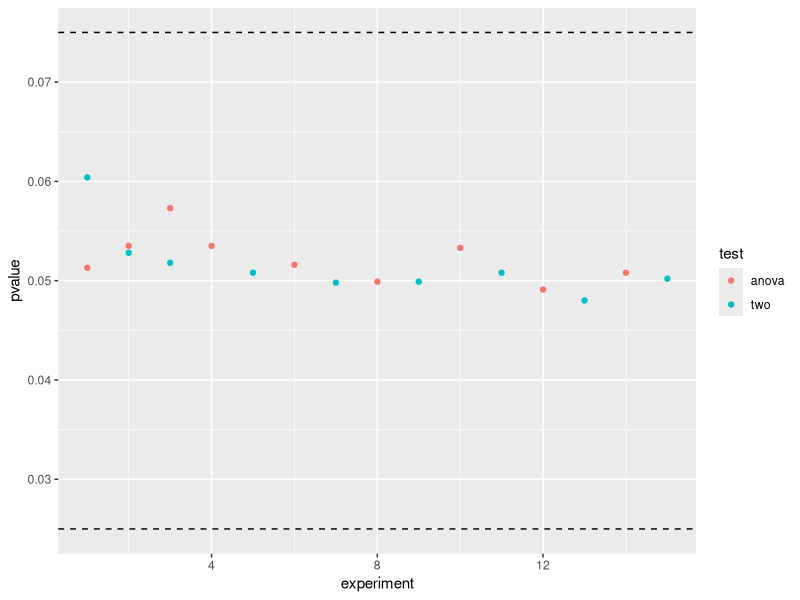
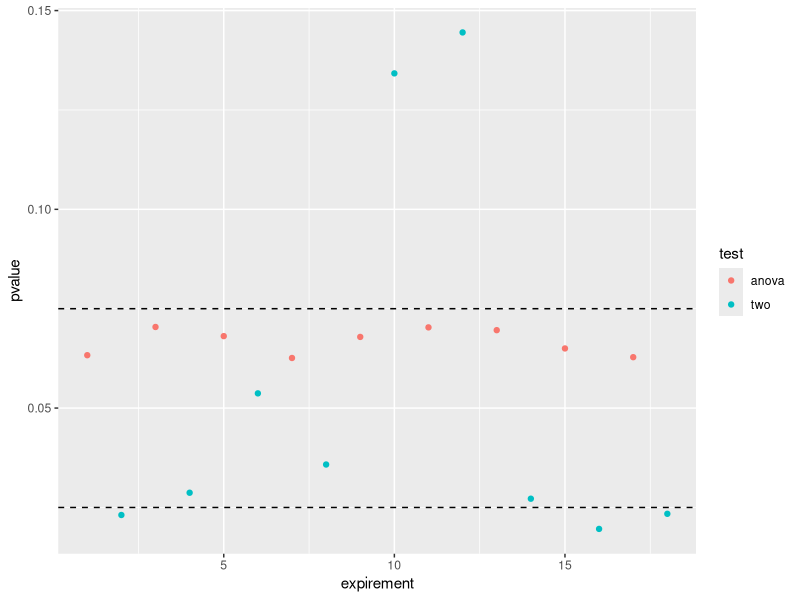

Here is the R script that generated these plots, in order:
library(ggplot2)

difSamples <- read.csv("variedSamples.csv")

p1 <- ggplot(difSamples, aes(y=pvalue, x=experiment, col=test)) + 
  geom_point()

p1 + geom_hline(yintercept = c(0.025,0.075), linetype='dashed')

sameSamples <- read.csv("sameSampleSize.csv")

p2 <- ggplot(sameSamples, aes(y=pvalue, x=expirement, col=test)) + 
  geom_point()

p2 + geom_hline(yintercept = c(0.025,0.075), linetype='dashed')